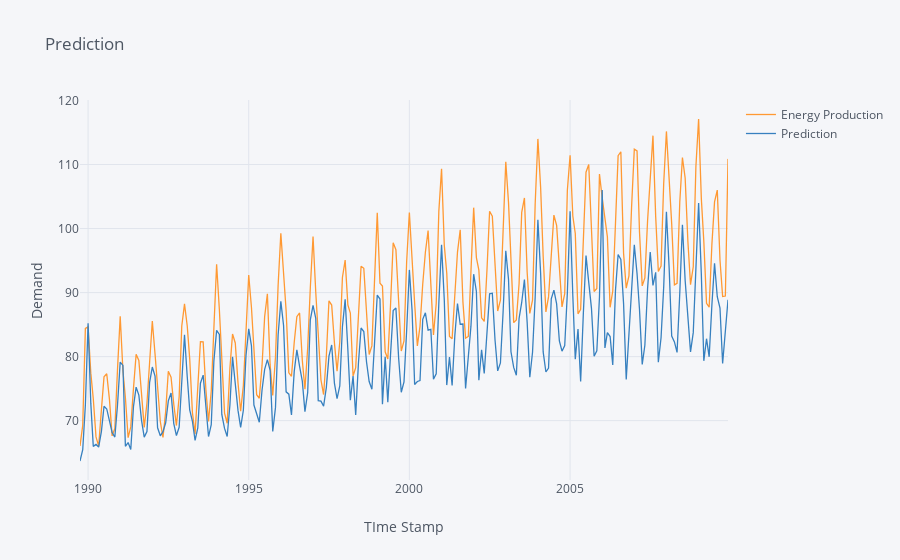

The notebook cell this image was saved under:
### Code cell
#plot the two values
testPredictPlot = pd.DataFrame(testPredict,index = data[len(trainPredict)+(look_back*2)+1:len(scaled)-1:].index,columns=['Prediction'])
pd.concat([data[len(trainPredict)+(look_back*2)+1:len(scaled)-1],testPredictPlot],axis=1).iplot(title="Prediction",xTitle='TIme Stamp',yTitle='Demand')

### Figure 1 — Plotly figure (JSON) as saved in the notebook; plotly's stock layout.template omitted (floating-point values rounded to 4 significant figures; data arrays with more than 128 entries replaced by an {"elided": "..."} marker saying what was removed)
{"data": [{"line": {"color": "rgba(255, 153, 51, 1.0)", "dash": "solid", "shape": "linear", "width": 1.3}, "mode": "lines", "name": "Energy Production", "text": "", "type": "scatter", "x": {"elided": "243 str values"}, "y": {"elided": "243 float values"}}, {"line": {"color": "rgba(55, 128, 191, 1.0)", "dash": "solid", "shape": "linear", "width": 1.3}, "mode": "lines", "name": "Prediction", "text": "", "type": "scatter", "x": {"elided": "243 str values"}, "y": {"elided": "243 float values"}}], "layout": {"legend": {"bgcolor": "#F5F6F9", "font": {"color": "#4D5663"}}, "paper_bgcolor": "#F5F6F9", "plot_bgcolor": "#F5F6F9", "title": {"font": {"color": "#4D5663"}, "text": "Prediction"}, "xaxis": {"gridcolor": "#E1E5ED", "showgrid": true, "tickfont": {"color": "#4D5663"}, "title": {"font": {"color": "#4D5663"}, "text": "TIme Stamp"}, "zerolinecolor": "#E1E5ED"}, "yaxis": {"gridcolor": "#E1E5ED", "showgrid": true, "tickfont": {"color": "#4D5663"}, "title": {"font": {"color": "#4D5663"}, "text": "Demand"}, "zerolinecolor": "#E1E5ED"}}}
